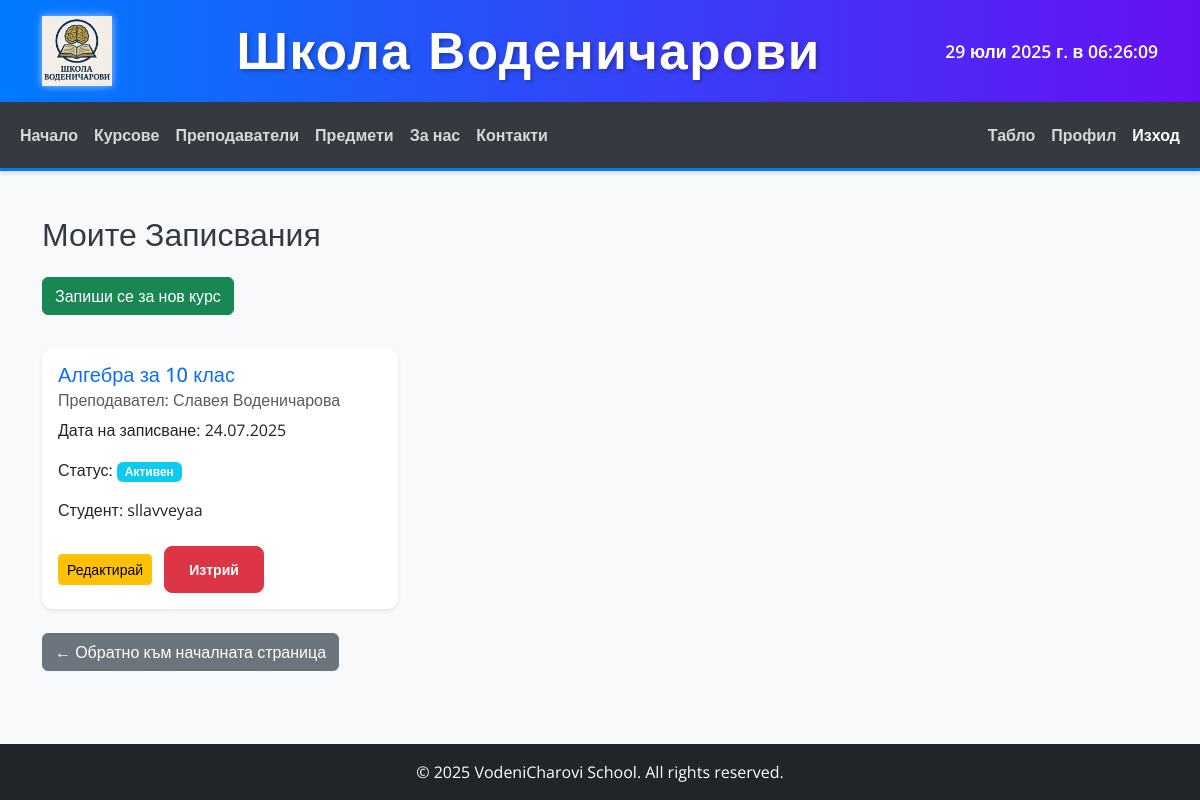
The app's page /enrollments/ (signed in) with its own data.
### core/models.py (models this page shows, shortened)
class Enrollment(models.Model):
    student = models.ForeignKey(
        'auth.User',
        on_delete=models.CASCADE,
        related_name='enrollments'
    )
    course = models.ForeignKey(
        Course,
        on_delete=models.CASCADE,
        related_name='enrollments'
    )
    enrollment_date = models.DateField(auto_now_add=True)
    completed = models.BooleanField(default=False)
    class Meta:
        unique_together = ('student', 'course')
        verbose_name = "Записване"
        verbose_name_plural = "Записвания"

### courses/models.py (models this page shows, shortened)
class Course(models.Model):
    title = models.CharField(
        max_length=100,
        verbose_name="Заглавие на курса"
    )
    subject = models.ForeignKey(
        Subject,
        on_delete=models.CASCADE,
        related_name='courses',
        verbose_name="Предмет"
    )
    teacher = models.ForeignKey(
        Teacher,
        on_delete=models.CASCADE,
        related_name='courses_taught',
        verbose_name="Преподавател"
    )
    description = models.TextField(
        verbose_name="Описание на курса"
    )
    price = models.DecimalField(
        max_digits=8,
        decimal_places=2,
        verbose_name="Цена"
    )
    start_date = models.DateField(
        verbose_name="Начална дата"
    )
    end_date = models.DateField(
        verbose_name="Крайна дата"
    )
    max_students = models.PositiveIntegerField(
        default=10,
        verbose_name="Макс. брой студенти"
    )
    class Meta:
        ordering = ['start_date', 'title']
        verbose_name = "Курс"
        verbose_name_plural = "Курсове"

### teachers/models.py (models this page shows, shortened)
class Teacher(models.Model):
    first_name = models.CharField(
        max_length=50,
        verbose_name="Име"
    )
    last_name = models.CharField(
        max_length=50,
        verbose_name="Фамилия"
    )
    bio = models.TextField(
        verbose_name="Био"
    )
    subjects = models.ManyToManyField(
        'subjects.Subject',
        related_name='teachers',
        verbose_name="Преподавани предмети"
    )
    profile_picture = models.ImageField(
        upload_to='teacher_profiles/',
        blank=True,
        null=True,
        verbose_name="Профилна снимка"
    )
    email = models.EmailField(
        unique=True,
        verbose_name="Имейл"
    )
    phone_number = models.CharField(
        max_length=20,
        blank=True,
        null=True,
        verbose_name="Телефонен номер"
    )
    class Meta:
        ordering = ['last_name', 'first_name']
        verbose_name = "Учител"
        verbose_name_plural = "Учители"

### core/views.py (the view)
# urls.py: path('enrollments/', core_views.EnrollmentListView.as_view(), name='enrollment_list'),
class EnrollmentListView(LoginRequiredMixin, ListView):
    model = Enrollment
    template_name = 'core/enrollment_list.html'
    context_object_name = 'enrollments'
    paginate_by = 10
    def get_queryset(self):
        if self.request.user.is_staff:
            return Enrollment.objects.all().select_related('student', 'course', 'course__subject', 'course__teacher').order_by('-enrollment_date')
        return Enrollment.objects.filter(student=self.request.user).select_related('course', 'course__subject', 'course__teacher').order_by('-enrollment_date')
    def get_context_data(self, **kwargs):
        context = super().get_context_data(**kwargs)
        context['query'] = self.request.GET.get('q', '')
        return context

### templates/core/enrollment_list.html (shortened to what this page needs)
{% extends 'base.html' %}
{% block content %}
    <h2 class="mb-4">Моите Записвания</h2>
    {% if user.is_authenticated %}
        <p><a href="{% url 'enrollment_create' %}" class="btn btn-success mb-3">Запиши се за нов курс</a></p>
    {% endif %}
    {% if enrollments %}
        <div class="row row-cols-1 row-cols-md-2 row-cols-lg-3 g-4">
            {% for enrollment in enrollments %}
                <div class="col">
                    <div class="card h-100 shadow-sm">
                        <div class="card-body d-flex flex-column">
                            <h5 class="card-title"><a href="{% url 'enrollment_detail' pk=enrollment.pk %}" class="text-decoration-none text-primary">{{ enrollment.course.title }}</a></h5>
                            <h6 class="card-subtitle mb-2 text-muted">Преподавател: {{ enrollment.course.teacher.first_name }} {{ enrollment.course.teacher.last_name }}</h6>
                            <p class="card-text">Дата на записване: {{ enrollment.enrollment_date|date:"d.m.Y" }}</p>
                            <p class="card-text mt-auto">Статус: {% if enrollment.completed %}<span class="badge bg-success">Завършен</span>{% else %}<span class="badge bg-info">Активен</span>{% endif %}</p>
                            {% if user.is_staff %}
                                <p class="card-text">Студент: {{ enrollment.student.username }}</p>
                                <div class="mt-2">
                                    <a href="{% url 'enrollment_update' pk=enrollment.pk %}" class="btn btn-sm btn-warning me-2">Редактирай</a>
                                    <a href="{% url 'enrollment_delete' pk=enrollment.pk %}" class="btn btn-sm btn-danger">Изтрий</a>
                                </div>
                            {% endif %}
                        </div>
                    </div>
                </div>
            {% endfor %}
        </div>
    {% else %}
        <p>Все още нямате записвания за курсове.</p>
        {% if user.is_authenticated %}
            <p><a href="{% url 'enrollment_create' %}" class="btn btn-primary">Запишете се за първия си курс!</a></p>
        {% endif %}
    {% endif %}
    <p class="mt-4"><a href="{% url 'index' %}" class="btn btn-secondary">← Обратно към началната страница</a></p>
{% endblock %}

### static/css/style.css (style rules this page uses)
body { font-family: 'Open Sans', sans-serif; background-color: #f8f9fa; color: #343a40; }
.btn-danger { background-color: #dc3545; border-color: #dc3545; border-radius: 0.5rem; padding: 0.75rem 1.5rem; font-weight: 600; transition: background-color 0.3s ease, border-color 0.3s ease; }
.card { border: none; border-radius: 0.75rem; box-shadow: 0 0.5rem 1rem rgba(0,0,0,.08); transition: transform 0.2s ease-in-out; }

### records on screen
Enrollment: course "Алгебра за 10 клас", course.teacher.first_name "Славея", course.teacher.last_name "Воденичарова", enrollment_date "24.07.2025", completed "Активен", student.username "sllavveyaa"
